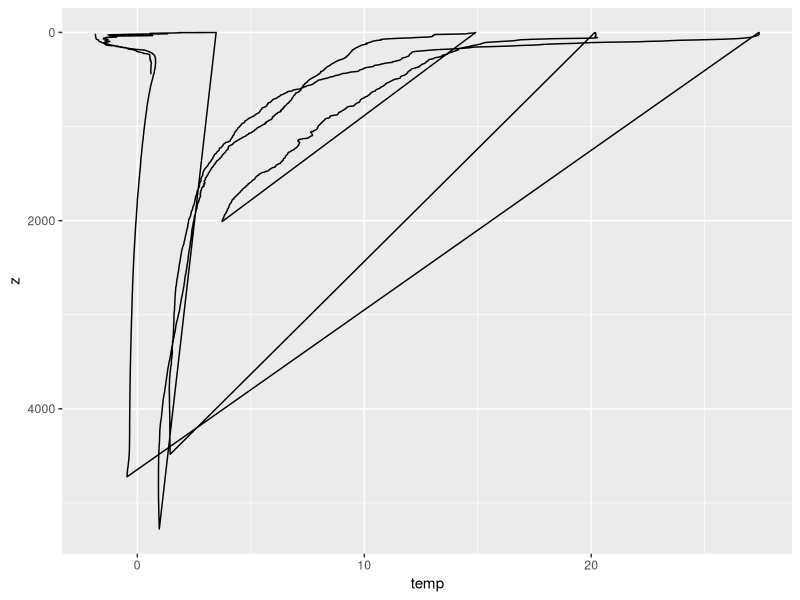
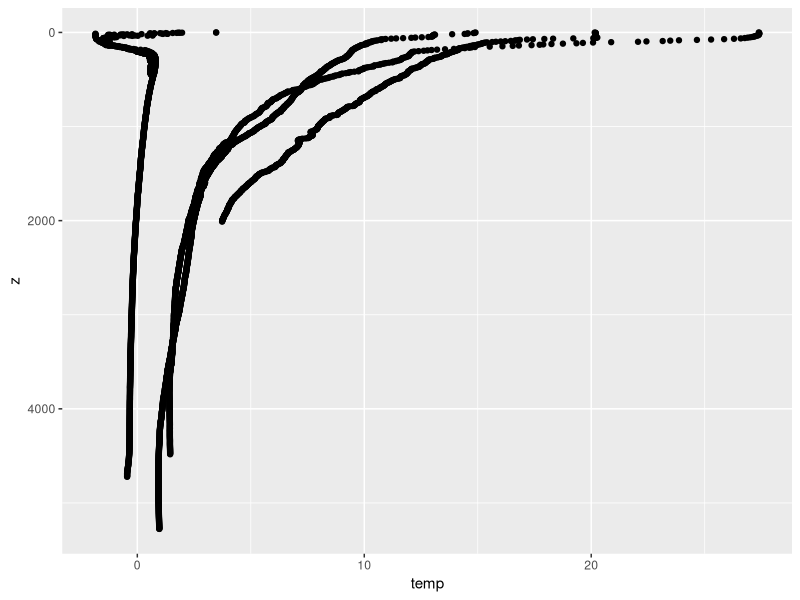
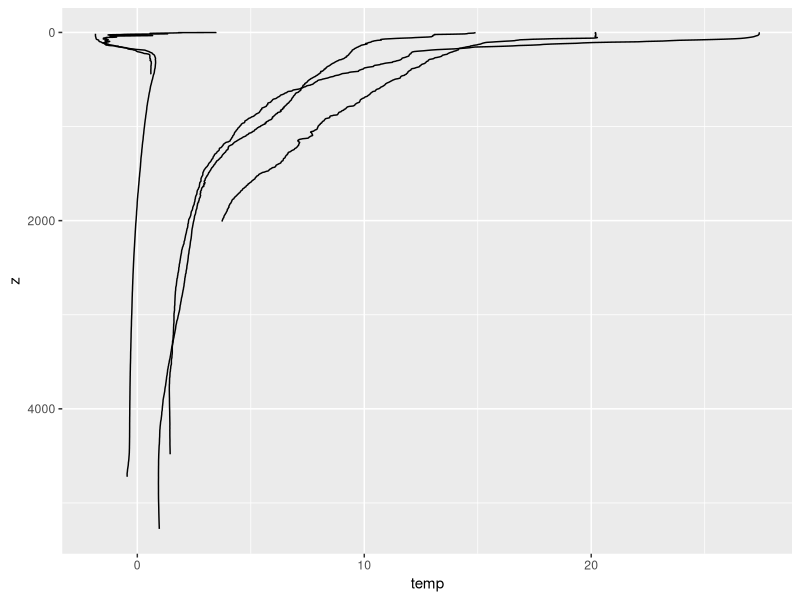
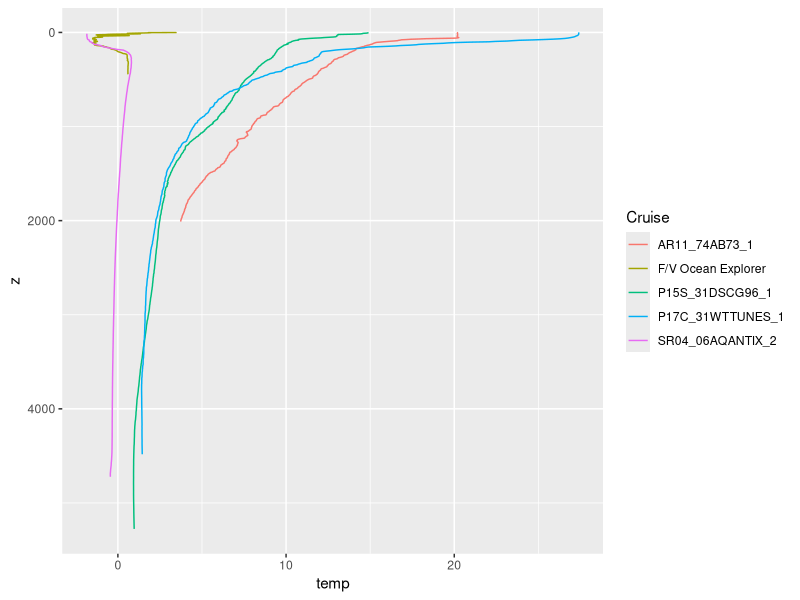
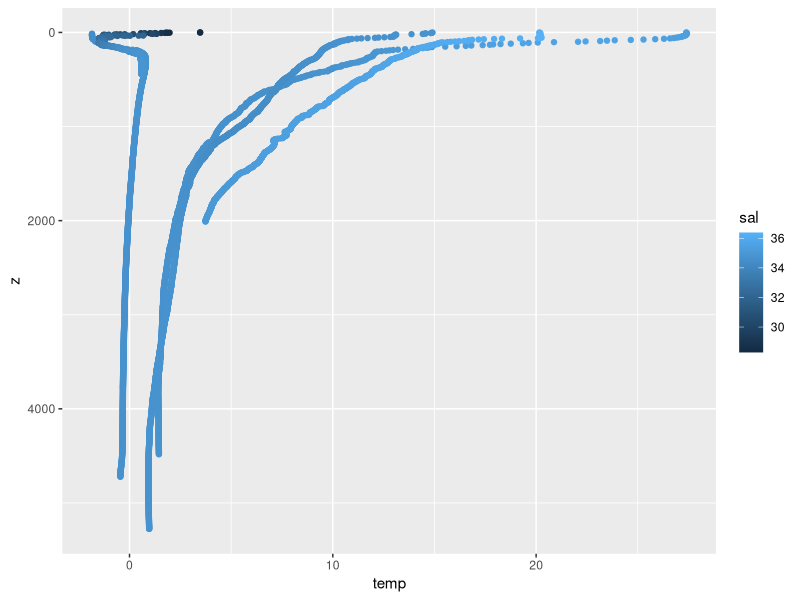
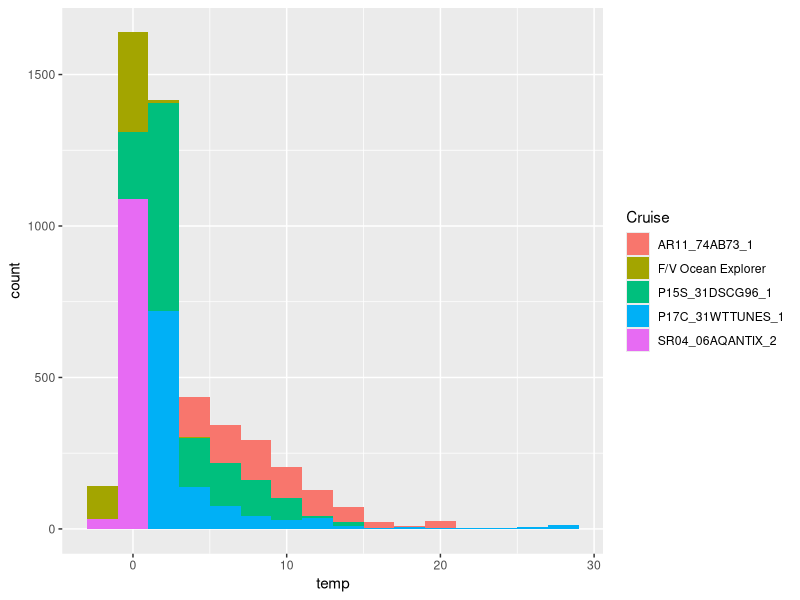
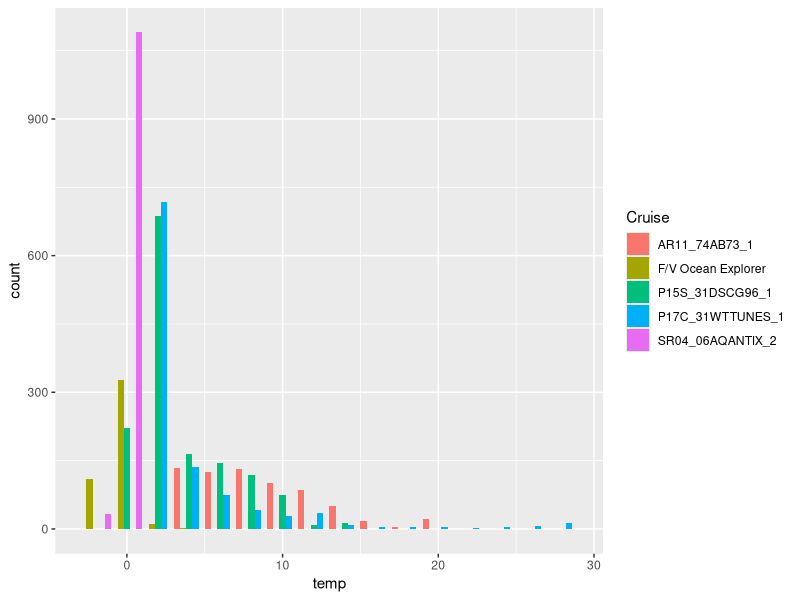
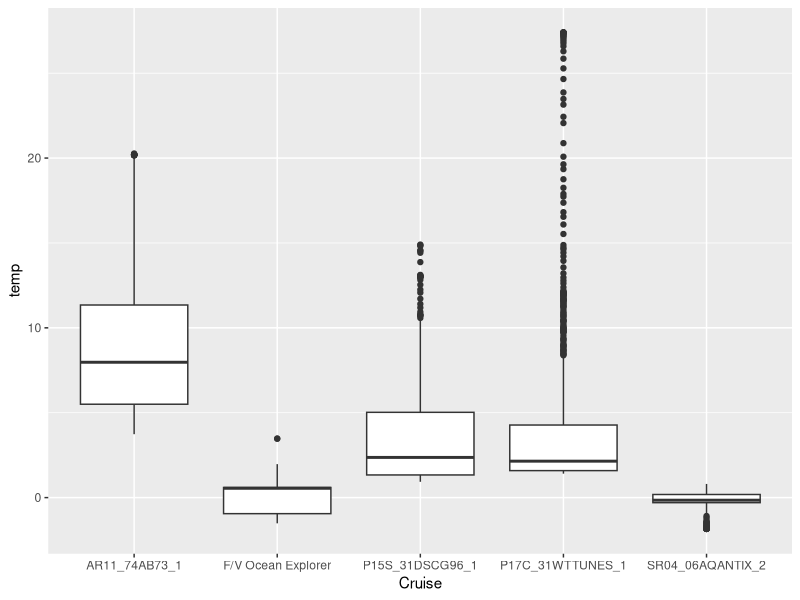

These charts were generated, in order, by the following R code:
## ---- chunk 1
knitr::opts_chunk$set(echo = TRUE, warning = FALSE, message = FALSE)
## ---- chunk 2
library(tidyverse)
## ---- chunk 3
profiles <- read_csv("profiles.csv")
## ---- chunk 4
ggplot(profiles) +
  geom_path(aes(temp, z)) +
  scale_y_reverse()
## ---- chunk 5
ggplot(profiles) +
  geom_point(aes(temp, z)) +
  scale_y_reverse()
## ---- chunk 6
ggplot(profiles) +
  geom_path(aes(temp, z, group = Cruise)) +
  scale_y_reverse()
## ---- chunk 7
ggplot(profiles) +
  geom_path(aes(temp, z, color = Cruise)) +
  scale_y_reverse()
## ---- chunk 8
ggplot(profiles) +
  geom_point(aes(temp, z, color = sal)) +
  scale_y_reverse()
## ---- chunk 9
ggplot(profiles) +
  geom_histogram(aes(temp, fill = Cruise), binwidth = 2) 
## ---- chunk 10
ggplot(profiles) +
  geom_histogram(aes(temp, fill = Cruise),
                 position = "dodge", binwidth = 2) 
## ---- chunk 11
ggplot(profiles) +
  geom_boxplot(aes(Cruise, temp)) 
## ---- chunk 12
ggplot(profiles) +
  geom_point(aes(sal,temp, color = sigma, shape = Cruise)) 
